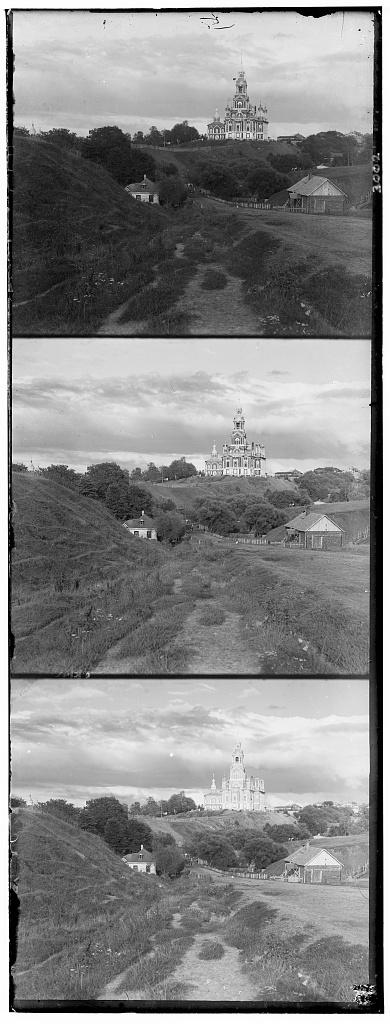
#> input picture project1/data/cathedral.jpg, 390 x 1024 px; its folder holds only this picture in this run
$ python align_images.py
#> lines starting #> are read from the running program, lines starting #| are printed output that depends on the picture
import numpy as np
from skimage import io
from skimage.transform import rescale
from skimage.util import img_as_float
import matplotlib.pyplot as plt
import os
import time

def align(channel1, channel2, search_window=(-15, 15)):
    """
    Exhaustively searches for the best alignment of channel2 to channel1.

    Args:
        channel1 (np.array): The reference channel (e.g., Blue).
        channel2 (np.array): The channel to align (e.g., Green or Red).
        search_window (tuple): A range of (x, y) pixel displacements to search.

    Returns:
        tuple: The best (y, x) displacement vector.
    """
    min_ssd = float('inf')
    best_displacement = (0, 0)

    # Crop 20% of the border to avoid edge effects in metric calculation
    crop_h = int(channel1.shape[0] * 0.2)
    crop_w = int(channel1.shape[1] * 0.2)
    cropped_c1 = channel1[crop_h:-crop_h, crop_w:-crop_w]

    for dy in range(search_window[0], search_window[1] + 1):
        for dx in range(search_window[0], search_window[1] + 1):
            # Roll channel2 to apply the current displacement
            shifted_c2 = np.roll(channel2, (dy, dx), axis=(0, 1))

            # Crop the shifted channel2 to match the size and location of cropped_c1
            cropped_c2 = shifted_c2[crop_h:-crop_h, crop_w:-crop_w]

            # Calculate Sum of Squared Differences (SSD)
            ssd = np.sum((cropped_c1 - cropped_c2) ** 2)

            if ssd < min_ssd:
                min_ssd = ssd
                best_displacement = (dy, dx)

    return best_displacement

def pyramid_align(channel1, channel2, max_levels=4):
    """
    Aligns two channels using a coarse-to-fine image pyramid.

    Args:
        channel1 (np.array): The reference channel.
        channel2 (np.array): The channel to align.
        max_levels (int): The number of pyramid levels to use.

    Returns:
        tuple: The final (y, x) displacement vector.
    """
    if max_levels == 0 or min(channel1.shape) < 200: # Base case for recursion
        return align(channel1, channel2, search_window=(-15, 15))

    # Downscale images for the next pyramid level
    scaled_c1 = rescale(channel1, 0.5, anti_aliasing=True)
    scaled_c2 = rescale(channel2, 0.5, anti_aliasing=True)

    # Recursively find displacement at the coarser scale
    coarse_displacement = pyramid_align(scaled_c1, scaled_c2, max_levels - 1)

    # Scale displacement up for the current level
    scaled_displacement = (coarse_displacement[0] * 2, coarse_displacement[1] * 2)

    # Refine the alignment in a smaller search window around the scaled estimate
    # We roll channel2 *before* the fine search
    rolled_c2 = np.roll(channel2, scaled_displacement, axis=(0, 1))

    # Search in a small window (e.g., -2 to 2) to refine the coarse estimate
    fine_displacement = align(channel1, rolled_c2, search_window=(-2, 2))

    # The final displacement is the sum of the coarse (scaled) and fine adjustments
    final_displacement = (scaled_displacement[0] + fine_displacement[0],
                          scaled_displacement[1] + fine_displacement[1])

    return final_displacement

def auto_contrast(image):
    """Performs automatic contrast stretching."""
    # Find the 2nd and 98th percentiles to avoid outliers
    low_p, high_p = np.percentile(image, (2, 98))
    return np.clip((image - low_p) / (high_p - low_p), 0, 1)

def auto_white_balance(image):
    """Performs automatic white balance using the gray world assumption."""
    # Calculate the average value for each channel
    avg_r, avg_g, avg_b = np.mean(image[:,:,0]), np.mean(image[:,:,1]), np.mean(image[:,:,2])

    # The average of the three channel averages is our target "gray" and calculate scaling factors
    avg_gray = (avg_r + avg_g + avg_b) / 3
    scale_r, scale_g, scale_b = avg_gray / avg_r, avg_gray / avg_g, avg_gray / avg_b

    # Apply the scaling
    balanced_image = image.copy()
    balanced_image[:,:,0] *= scale_r
    balanced_image[:,:,1] *= scale_g
    balanced_image[:,:,2] *= scale_b

    return np.clip(balanced_image, 0, 1)

def process_image(filepath, output_dir):
    """
    Loads an image, aligns the channels, applies enhancements, and saves it.
    """
#> called with filepath = 'data/cathedral.jpg', output_dir = 'output'
    print(f"Processing {os.path.basename(filepath)}...")
    start_time = time.time()

    # Load and convert image to float
    img = img_as_float(io.imread(filepath))
#> img: shape (1024, 390) float64; min 0, max 1, mean 0.524

    # Split the image into B, G, R channels and then align themm
    h = img.shape[0] // 3
#> h = 341
    b_ch = img[0:h, :]
    g_ch = img[h:2*h, :]
    r_ch = img[2*h:3*h, :]

    g_displacement = pyramid_align(b_ch, g_ch)
#> in pyramid_align, `scaled_c1 = rescale(channel1, 0.5, anti_aliasing=True)`:
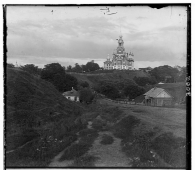
#> scaled_c1: shape (170, 195) float64; min 0.000641, max 0.998, mean 0.447
#> after the loop in align, `for dy in range(search_window[0], search_window[1] + 1):`: best_displacement = (2, 1); min_ssd = 248.7
#> in pyramid_align, `coarse_displacement = pyramid_align(scaled_c1, scaled_c2, max_levels -..`: coarse_displacement = (2, 1)
#> in pyramid_align, `scaled_displacement = (coarse_displacement[0] * 2, coarse_displacement..`: scaled_displacement = (4, 2)
#> call 2 of align, with search_window = (-2, 2)
#> in align (call 2), `cropped_c1 = channel1[crop_h:-crop_h, crop_w:-crop_w]`:
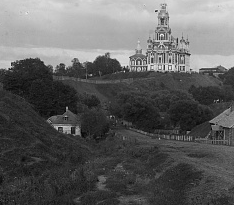
#> cropped_c1: shape (205, 234) float64; min 0, max 0.965, mean 0.373
#> after the loop in align (call 2), `for dy in range(search_window[0], search_window[1] + 1):`: best_displacement = (1, 0); min_ssd = 1051.1
#> in pyramid_align, `fine_displacement = align(channel1, rolled_c2, search_window=(-2, 2))`: fine_displacement = (1, 0)
#> in pyramid_align, `final_displacement = (scaled_displacement[0] + fine_displacement[0], s..`: final_displacement = (5, 2)
#> g_displacement = (5, 2)
    r_displacement = pyramid_align(b_ch, r_ch)
#> call 3 of pyramid_align, with max_levels = 4
#> in pyramid_align (call 3), `scaled_c2 = rescale(channel2, 0.5, anti_aliasing=True)`:
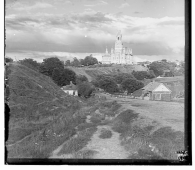
#> scaled_c2: shape (170, 195) float64; min 0.000359, max 0.997, mean 0.584
#> in pyramid_align (call 3), `coarse_displacement = pyramid_align(scaled_c1, scaled_c2, max_levels -..`: coarse_displacement = (6, 2)
#> in pyramid_align (call 3), `scaled_displacement = (coarse_displacement[0] * 2, coarse_displacement..`: scaled_displacement = (12, 4)
#> in pyramid_align (call 3), `rolled_c2 = np.roll(channel2, scaled_displacement, axis=(0, 1))`:
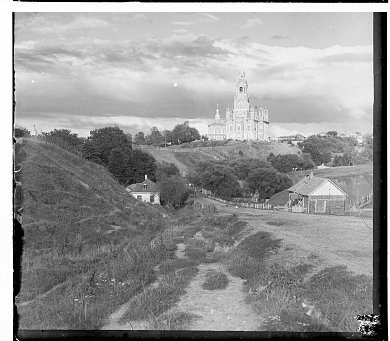
#> rolled_c2: shape (341, 390) float64; min 0, max 1, mean 0.584
#> in pyramid_align (call 3), `fine_displacement = align(channel1, rolled_c2, search_window=(-2, 2))`: fine_displacement = (0, -1)
#> in pyramid_align (call 3), `final_displacement = (scaled_displacement[0] + fine_displacement[0], s..`: final_displacement = (12, 3)
#> r_displacement = (12, 3)

    print(f"  - Green channel displacement (y, x): {g_displacement}")
#|   - Green channel displacement (y, x): (5, 2)
    print(f"  - Red channel displacement (y, x): {r_displacement}")
#|   - Red channel displacement (y, x): (12, 3)

    g_aligned = np.roll(g_ch, g_displacement, axis=(0, 1))
    r_aligned = np.roll(r_ch, r_displacement, axis=(0, 1))


    aligned_image = np.dstack([r_aligned, g_aligned, b_ch])
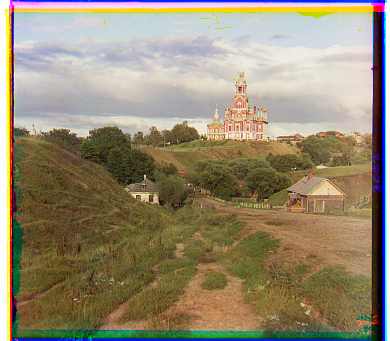
#> aligned_image: shape (341, 390, 3) float64; mean of channels 0, 1, 2 0.584, 0.54, 0.447; drawn as R, G, B

    # --- Bells & Whistles ---
    # 1. Auto Contrast
    contrasted_image = auto_contrast(aligned_image)
#> in auto_contrast, `low_p, high_p = np.percentile(image, (2, 98))`: low_p = 0.00392; high_p = 0.992

    # 2. Auto White Balance
    final_image = auto_white_balance(contrasted_image)
#> in auto_white_balance, `avg_r, avg_g, avg_b = np.mean(image[:,:,0]), np.mean(image[:,:,1]), np..`: avg_r = 0.587; avg_g = 0.543; avg_b = 0.448
#> in auto_white_balance, `avg_gray = (avg_r + avg_g + avg_b) / 3`: avg_gray = 0.526
#> in auto_white_balance, `scale_r, scale_g, scale_b = avg_gray / avg_r, avg_gray / avg_g, avg_gr..`: scale_r = 0.896; scale_g = 0.97; scale_b = 1.17
#> in auto_white_balance, `balanced_image[:,:,2] *= scale_b`:
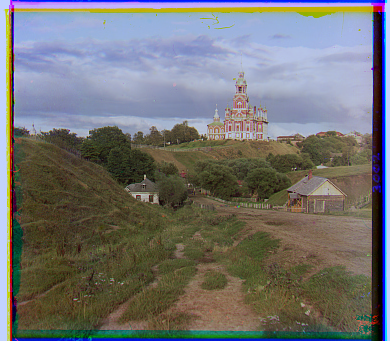
#> balanced_image: shape (341, 390, 3) float64; mean of channels 0, 1, 2 0.526, 0.526, 0.526; drawn with min black and max white

    # 3. Auto Cropping
    h, w, _ = final_image.shape
#> w = 390
    crop_h, crop_w = int(h * 0.05), int(w * 0.05)
#> crop_h = 17; crop_w = 19
    cropped_image = final_image[crop_h:-crop_h, crop_w:-crop_w, :]

    # Save the final image
    filename = os.path.basename(filepath)
    output_path = os.path.join(output_dir, f"{os.path.splitext(filename)[0]}_aligned.jpg")
    plt.imsave(output_path, cropped_image)
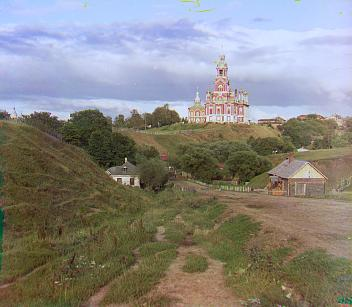
#> saved as cathedral_aligned.jpg: shape (307, 352, 3); mean R, G, B 136.4, 133.9, 129.3

    end_time = time.time()
    print(f"  - Saved to {output_path}. Took {end_time - start_time:.2f} seconds.\n")


if __name__ == '__main__':
    data_dir = 'data'
    output_dir = 'output'
    if not os.path.exists(output_dir):
        os.makedirs(output_dir)

    image_files = [f for f in os.listdir(data_dir) if f.endswith(('.jpg', '.tif'))]

    for filename in image_files:
        filepath = os.path.join(data_dir, filename)
        process_image(filepath, output_dir)

$ run again, on project1/data/monastery.jpg
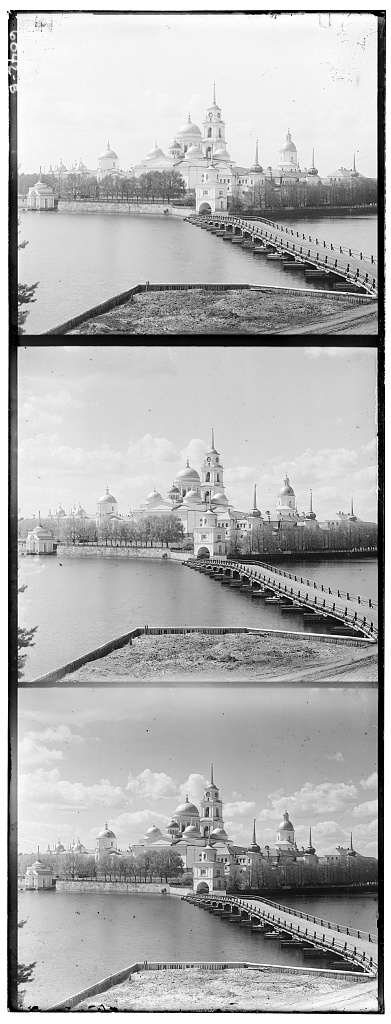
#> input picture project1/data/monastery.jpg, 391 x 1024 px
#> after the loop in align, `for dy in range(search_window[0], search_window[1] + 1):`: best_displacement = (-2, 1); min_ssd = 127.9
#> coarse_displacement = (-2, 1)
#> scaled_displacement = (-4, 2)
#> cropped_c1: shape (205, 235) float64
#> fine_displacement = (1, 0)
#> final_displacement = (-3, 2)
#> r_displacement = (3, 2)
#|   - Green channel displacement (y, x): (-3, 2)
#|   - Red channel displacement (y, x): (3, 2)
#> in process_image, `aligned_image = np.dstack([r_aligned, g_aligned, b_ch])`:
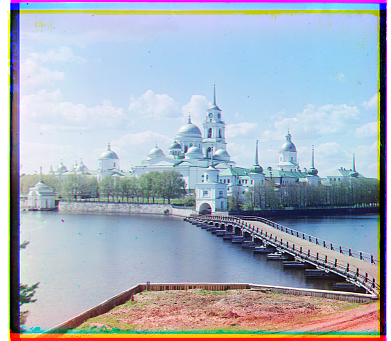
#> aligned_image: shape (341, 391, 3) float64; mean of channels 0, 1, 2 0.656, 0.691, 0.742; drawn as R, G, B
#> low_p = 0.0275; high_p = 1
#> avg_r = 0.647; avg_g = 0.683; avg_b = 0.735
#> avg_gray = 0.688
#> scale_r = 1.06; scale_g = 1.01; scale_b = 0.936
#> in process_image, `plt.imsave(output_path, cropped_image)`:
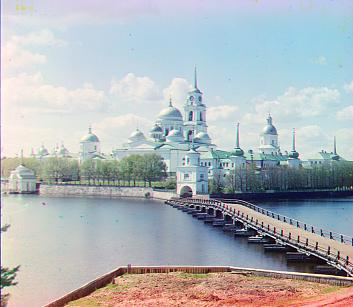
#> saved as monastery_aligned.jpg: shape (307, 353, 3); mean R, G, B 175.1, 180.7, 184.4

$ run again, on project1/data/tobolsk.jpg
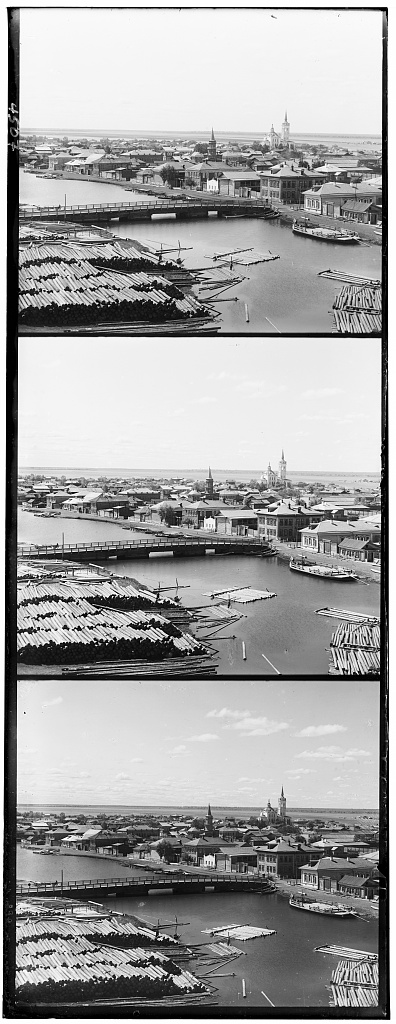
#> input picture project1/data/tobolsk.jpg, 396 x 1024 px
#> after the loop in align, `for dy in range(search_window[0], search_window[1] + 1):`: best_displacement = (1, 1); min_ssd = 110.4
#> coarse_displacement = (1, 1)
#> scaled_displacement = (2, 2)
#> cropped_c1: shape (205, 238) float64
#> fine_displacement = (1, 1)
#> final_displacement = (3, 3)
#> r_displacement = (7, 3)
#|   - Green channel displacement (y, x): (3, 3)
#|   - Red channel displacement (y, x): (7, 3)
#> in process_image, `aligned_image = np.dstack([r_aligned, g_aligned, b_ch])`:
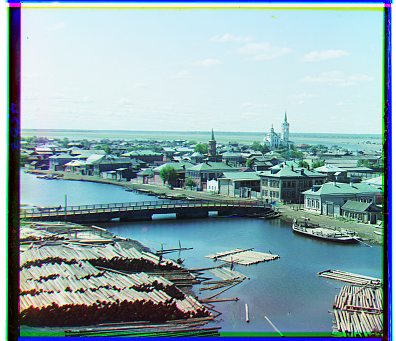
#> aligned_image: shape (341, 396, 3) float64; mean of channels 0, 1, 2 0.552, 0.66, 0.682; drawn as R, G, B
#> low_p = 0.00392; high_p = 0.996
#> avg_r = 0.552; avg_g = 0.661; avg_b = 0.683
#> avg_gray = 0.632
#> scale_r = 1.14; scale_g = 0.956; scale_b = 0.925
#> in process_image, `plt.imsave(output_path, cropped_image)`:
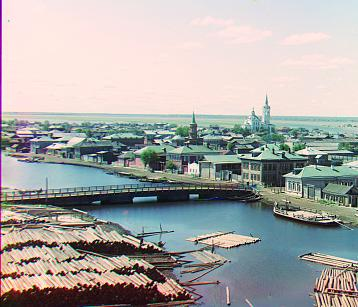
#> saved as tobolsk_aligned.jpg: shape (307, 358, 3); mean R, G, B 167.9, 167.4, 164.9
